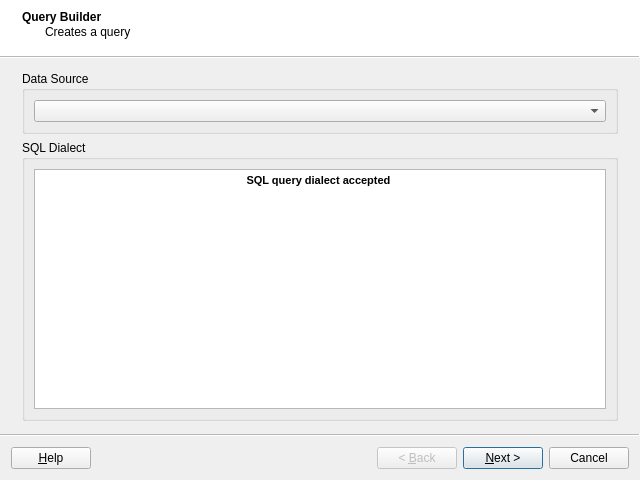
<?xml version="1.0" encoding="UTF-8"?>
<ui version="4.0">
 <class>QueryBuilderWizardForm</class>
 <widget class="QWizard" name="QueryBuilderWizardForm">
  <property name="geometry">
   <rect>
    <x>0</x>
    <y>0</y>
    <width>640</width>
    <height>480</height>
   </rect>
  </property>
  <property name="minimumSize">
   <size>
    <width>640</width>
    <height>480</height>
   </size>
  </property>
  <property name="maximumSize">
   <size>
    <width>640</width>
    <height>480</height>
   </size>
  </property>
  <property name="windowTitle">
   <string>Wizard</string>
  </property>
  <property name="wizardStyle">
   <enum>QWizard::ModernStyle</enum>
  </property>
  <property name="options">
   <set>QWizard::HaveHelpButton|QWizard::IndependentPages</set>
  </property>
  <widget class="QWizardPage" name="m_dataSourceWizardPage">
   <property name="title">
    <string>Query Builder</string>
   </property>
   <property name="subTitle">
    <string>Creates a query</string>
   </property>
   <layout class="QGridLayout" name="gridLayout_3">
    <item row="0" column="0">
     <layout class="QGridLayout" name="gridLayout_2">
      <item row="0" column="0">
       <widget class="QGroupBox" name="groupBox">
        <property name="title">
         <string>Data Source</string>
        </property>
        <layout class="QGridLayout" name="gridLayout_20">
         <item row="0" column="0">
          <widget class="QComboBox" name="m_dataSourceComboBox"/>
         </item>
        </layout>
       </widget>
      </item>
      <item row="1" column="0">
       <layout class="QGridLayout" name="gridLayout">
        <item row="0" column="0">
         <widget class="QGroupBox" name="groupBox_2">
          <property name="title">
           <string>SQL Dialect</string>
          </property>
          <layout class="QGridLayout" name="gridLayout_21">
           <item row="0" column="0">
            <widget class="QTextEdit" name="m_dsSQLDialectTextEdit">
             <property name="documentTitle">
              <string/>
             </property>
             <property name="readOnly">
              <bool>true</bool>
             </property>
             <property name="html">
              <string>&lt;!DOCTYPE HTML PUBLIC &quot;-//W3C//DTD HTML 4.0//EN&quot; &quot;http://www.w3.org/TR/REC-html40/strict.dtd&quot;&gt;
&lt;html&gt;&lt;head&gt;&lt;meta name=&quot;qrichtext&quot; content=&quot;1&quot; /&gt;&lt;style type=&quot;text/css&quot;&gt;
p, li { white-space: pre-wrap; }
&lt;/style&gt;&lt;/head&gt;&lt;body style=&quot; font-family:'MS Shell Dlg 2'; font-size:8.25pt; font-weight:400; font-style:normal;&quot;&gt;
&lt;p align=&quot;center&quot; style=&quot; margin-top:0px; margin-bottom:0px; margin-left:0px; margin-right:0px; -qt-block-indent:0; text-indent:0px;&quot;&gt;&lt;span style=&quot; font-size:8pt; font-weight:600;&quot;&gt;SQL query dialect accepted &lt;/span&gt;&lt;/p&gt;
&lt;p align=&quot;justify&quot; style=&quot;-qt-paragraph-type:empty; margin-top:0px; margin-bottom:0px; margin-left:0px; margin-right:0px; -qt-block-indent:0; text-indent:0px; font-size:8pt;&quot;&gt;&lt;br /&gt;&lt;/p&gt;&lt;/body&gt;&lt;/html&gt;</string>
             </property>
            </widget>
           </item>
          </layout>
         </widget>
        </item>
       </layout>
      </item>
     </layout>
    </item>
   </layout>
  </widget>
  <widget class="QWizardPage" name="m_dataSetWizardPage">
   <property name="title">
    <string>Data Sets (FROM)</string>
   </property>
   <property name="subTitle">
    <string>Select data sets</string>
   </property>
   <layout class="QGridLayout" name="gridLayout_11">
    <item row="0" column="0">
     <layout class="QGridLayout" name="gridLayout_10">
      <item row="0" column="0">
       <widget class="QGroupBox" name="groupBox_6">
        <property name="title">
         <string>Data Set</string>
        </property>
        <layout class="QGridLayout" name="gridLayout_8">
         <item row="0" column="0">
          <layout class="QGridLayout" name="gridLayout_7">
           <item row="0" column="0">
            <layout class="QGridLayout" name="gridLayout_6">
             <item row="0" column="0">
              <layout class="QGridLayout" name="gridLayout_4">
               <item row="0" column="0">
                <widget class="QLabel" name="label_5">
                 <property name="text">
                  <string>Name</string>
                 </property>
                 <property name="alignment">
                  <set>Qt::AlignRight|Qt::AlignTrailing|Qt::AlignVCenter</set>
                 </property>
                </widget>
               </item>
               <item row="1" column="0">
                <widget class="QLabel" name="label_6">
                 <property name="text">
                  <string>Alias</string>
                 </property>
                 <property name="alignment">
                  <set>Qt::AlignRight|Qt::AlignTrailing|Qt::AlignVCenter</set>
                 </property>
                </widget>
               </item>
              </layout>
             </item>
             <item row="0" column="1">
              <layout class="QGridLayout" name="gridLayout_5">
               <item row="0" column="0">
                <widget class="QComboBox" name="m_dataSetComboBox"/>
               </item>
               <item row="1" column="0">
                <widget class="QLineEdit" name="m_dataSetAliasLineEdit">
                 <property name="readOnly">
                  <bool>false</bool>
                 </property>
                </widget>
               </item>
              </layout>
             </item>
            </layout>
           </item>
           <item row="0" column="1">
            <spacer name="horizontalSpacer">
             <property name="orientation">
              <enum>Qt::Horizontal</enum>
             </property>
             <property name="sizeType">
              <enum>QSizePolicy::Minimum</enum>
             </property>
             <property name="sizeHint" stdset="0">
              <size>
               <width>40</width>
               <height>20</height>
              </size>
             </property>
            </spacer>
           </item>
           <item row="0" column="2">
            <layout class="QGridLayout" name="gridLayout_30">
             <item row="0" column="0">
              <widget class="QPushButton" name="m_addDataSetPushButton">
               <property name="text">
                <string/>
               </property>
              </widget>
             </item>
             <item row="1" column="0">
              <widget class="QPushButton" name="m_removeDataSetPushButton">
               <property name="text">
                <string/>
               </property>
              </widget>
             </item>
            </layout>
           </item>
          </layout>
         </item>
        </layout>
       </widget>
      </item>
      <item row="1" column="0">
       <widget class="QGroupBox" name="groupBox_7">
        <property name="title">
         <string/>
        </property>
        <layout class="QGridLayout" name="gridLayout_9">
         <item row="0" column="0">
          <widget class="QTableWidget" name="m_dataSetTableWidget">
           <property name="selectionBehavior">
            <enum>QAbstractItemView::SelectRows</enum>
           </property>
           <attribute name="horizontalHeaderMinimumSectionSize">
            <number>29</number>
           </attribute>
           <attribute name="horizontalHeaderStretchLastSection">
            <bool>true</bool>
           </attribute>
           <column>
            <property name="text">
             <string>Data Set</string>
            </property>
           </column>
           <column>
            <property name="text">
             <string>Alias</string>
            </property>
           </column>
          </widget>
         </item>
        </layout>
       </widget>
      </item>
     </layout>
    </item>
   </layout>
  </widget>
  <widget class="QWizardPage" name="m_propertyWizardPage">
   <property name="title">
    <string>Properties (FIELDS)</string>
   </property>
   <property name="subTitle">
    <string>Select attributes</string>
   </property>
   <layout class="QGridLayout" name="m_propertyGridLayout"/>
  </widget>
  <widget class="QWizardPage" name="m_whereClauseWizardPage">
   <property name="title">
    <string>Where Clause</string>
   </property>
   <property name="subTitle">
    <string>Defines a restriction clause.</string>
   </property>
   <layout class="QGridLayout" name="gridLayout_36">
    <item row="0" column="0">
     <layout class="QGridLayout" name="gridLayout_35">
      <item row="0" column="0">
       <widget class="QGroupBox" name="groupBox_4">
        <property name="title">
         <string>Criteria</string>
        </property>
        <layout class="QGridLayout" name="gridLayout_34">
         <item row="0" column="0">
          <layout class="QGridLayout" name="gridLayout_33">
           <item row="0" column="0">
            <layout class="QGridLayout" name="gridLayout_32">
             <item row="0" column="0">
              <layout class="QGridLayout" name="gridLayout_17">
               <item row="0" column="0">
                <widget class="QLabel" name="label">
                 <property name="minimumSize">
                  <size>
                   <width>100</width>
                   <height>0</height>
                  </size>
                 </property>
                 <property name="maximumSize">
                  <size>
                   <width>100</width>
                   <height>16777215</height>
                  </size>
                 </property>
                 <property name="text">
                  <string>Restrict Value</string>
                 </property>
                 <property name="alignment">
                  <set>Qt::AlignRight|Qt::AlignTrailing|Qt::AlignVCenter</set>
                 </property>
                </widget>
               </item>
               <item row="0" column="1">
                <widget class="QComboBox" name="m_restrictValueComboBox">
                 <property name="sizePolicy">
                  <sizepolicy hsizetype="MinimumExpanding" vsizetype="Fixed">
                   <horstretch>0</horstretch>
                   <verstretch>0</verstretch>
                  </sizepolicy>
                 </property>
                </widget>
               </item>
              </layout>
             </item>
             <item row="1" column="0">
              <layout class="QGridLayout" name="gridLayout_19">
               <item row="0" column="0">
                <widget class="QLabel" name="label_2">
                 <property name="minimumSize">
                  <size>
                   <width>100</width>
                   <height>0</height>
                  </size>
                 </property>
                 <property name="maximumSize">
                  <size>
                   <width>100</width>
                   <height>16777215</height>
                  </size>
                 </property>
                 <property name="text">
                  <string>Operator</string>
                 </property>
                 <property name="alignment">
                  <set>Qt::AlignRight|Qt::AlignTrailing|Qt::AlignVCenter</set>
                 </property>
                </widget>
               </item>
               <item row="0" column="1">
                <widget class="QComboBox" name="m_OperatorComboBox"/>
               </item>
              </layout>
             </item>
             <item row="2" column="0">
              <layout class="QGridLayout" name="gridLayout_12">
               <item row="0" column="0">
                <widget class="QLabel" name="label_3">
                 <property name="minimumSize">
                  <size>
                   <width>100</width>
                   <height>0</height>
                  </size>
                 </property>
                 <property name="maximumSize">
                  <size>
                   <width>100</width>
                   <height>16777215</height>
                  </size>
                 </property>
                 <property name="text">
                  <string>Value</string>
                 </property>
                 <property name="alignment">
                  <set>Qt::AlignRight|Qt::AlignTrailing|Qt::AlignVCenter</set>
                 </property>
                </widget>
               </item>
               <item row="0" column="1">
                <layout class="QGridLayout" name="gridLayout_16">
                 <item row="0" column="0">
                  <layout class="QGridLayout" name="gridLayout_13">
                   <item row="0" column="0">
                    <widget class="QRadioButton" name="m_valuePropertyRadioButton">
                     <property name="text">
                      <string>Property</string>
                     </property>
                    </widget>
                   </item>
                   <item row="1" column="0">
                    <widget class="QRadioButton" name="m_valueValueRadioButton">
                     <property name="text">
                      <string>Value</string>
                     </property>
                    </widget>
                   </item>
                  </layout>
                 </item>
                 <item row="0" column="1">
                  <layout class="QGridLayout" name="gridLayout_15">
                   <item row="1" column="0">
                    <widget class="QComboBox" name="m_valueValueComboBox">
                     <property name="enabled">
                      <bool>false</bool>
                     </property>
                     <property name="minimumSize">
                      <size>
                       <width>200</width>
                       <height>0</height>
                      </size>
                     </property>
                     <property name="editable">
                      <bool>true</bool>
                     </property>
                    </widget>
                   </item>
                   <item row="0" column="0">
                    <widget class="QComboBox" name="m_valuePropertyComboBox">
                     <property name="enabled">
                      <bool>false</bool>
                     </property>
                     <property name="sizePolicy">
                      <sizepolicy hsizetype="MinimumExpanding" vsizetype="Fixed">
                       <horstretch>0</horstretch>
                       <verstretch>0</verstretch>
                      </sizepolicy>
                     </property>
                     <property name="minimumSize">
                      <size>
                       <width>200</width>
                       <height>0</height>
                      </size>
                     </property>
                     <property name="editable">
                      <bool>false</bool>
                     </property>
                    </widget>
                   </item>
                  </layout>
                 </item>
                </layout>
               </item>
              </layout>
             </item>
             <item row="3" column="0">
              <layout class="QGridLayout" name="gridLayout_22">
               <item row="0" column="0">
                <widget class="QLabel" name="label_4">
                 <property name="minimumSize">
                  <size>
                   <width>100</width>
                   <height>0</height>
                  </size>
                 </property>
                 <property name="maximumSize">
                  <size>
                   <width>100</width>
                   <height>16777215</height>
                  </size>
                 </property>
                 <property name="text">
                  <string>Connector</string>
                 </property>
                 <property name="alignment">
                  <set>Qt::AlignRight|Qt::AlignTrailing|Qt::AlignVCenter</set>
                 </property>
                </widget>
               </item>
               <item row="0" column="1">
                <widget class="QComboBox" name="m_connectorComboBox"/>
               </item>
              </layout>
             </item>
            </layout>
           </item>
           <item row="0" column="1">
            <layout class="QGridLayout" name="gridLayout_14">
             <item row="0" column="0">
              <spacer name="verticalSpacer">
               <property name="orientation">
                <enum>Qt::Vertical</enum>
               </property>
               <property name="sizeHint" stdset="0">
                <size>
                 <width>20</width>
                 <height>40</height>
                </size>
               </property>
              </spacer>
             </item>
             <item row="1" column="0">
              <widget class="QPushButton" name="m_addWhereClausePushButton">
               <property name="text">
                <string/>
               </property>
              </widget>
             </item>
             <item row="2" column="0">
              <spacer name="verticalSpacer_3">
               <property name="orientation">
                <enum>Qt::Vertical</enum>
               </property>
               <property name="sizeHint" stdset="0">
                <size>
                 <width>20</width>
                 <height>17</height>
                </size>
               </property>
              </spacer>
             </item>
             <item row="3" column="0">
              <widget class="QPushButton" name="m_removeWhereClausePushButton">
               <property name="text">
                <string/>
               </property>
              </widget>
             </item>
             <item row="4" column="0">
              <spacer name="verticalSpacer_2">
               <property name="orientation">
                <enum>Qt::Vertical</enum>
               </property>
               <property name="sizeHint" stdset="0">
                <size>
                 <width>20</width>
                 <height>40</height>
                </size>
               </property>
              </spacer>
             </item>
            </layout>
           </item>
          </layout>
         </item>
        </layout>
       </widget>
      </item>
      <item row="1" column="0">
       <widget class="QGroupBox" name="groupBox_5">
        <property name="title">
         <string/>
        </property>
        <layout class="QGridLayout" name="gridLayout_18">
         <item row="0" column="0">
          <widget class="QTableWidget" name="m_whereClauseTableWidget">
           <property name="selectionBehavior">
            <enum>QAbstractItemView::SelectRows</enum>
           </property>
           <attribute name="horizontalHeaderMinimumSectionSize">
            <number>29</number>
           </attribute>
           <column>
            <property name="text">
             <string>Property</string>
            </property>
           </column>
           <column>
            <property name="text">
             <string>Operator</string>
            </property>
           </column>
           <column>
            <property name="text">
             <string>Value</string>
            </property>
           </column>
           <column>
            <property name="text">
             <string>Connector</string>
            </property>
           </column>
          </widget>
         </item>
        </layout>
       </widget>
      </item>
     </layout>
    </item>
   </layout>
  </widget>
  <widget class="QWizardPage" name="m_groupByWizardPage">
   <property name="title">
    <string>Group by</string>
   </property>
   <property name="subTitle">
    <string>Creates a grouping.</string>
   </property>
   <layout class="QGridLayout" name="m_groupByGridLayout"/>
  </widget>
  <widget class="QWizardPage" name="m_orderByWizardPage">
   <property name="title">
    <string>Order By</string>
   </property>
   <property name="subTitle">
    <string>Ordering the query result.</string>
   </property>
   <layout class="QGridLayout" name="gridLayout_31">
    <item row="0" column="0">
     <layout class="QGridLayout" name="gridLayout_29">
      <item row="0" column="0">
       <widget class="QGroupBox" name="groupBox_14">
        <property name="title">
         <string>Order</string>
        </property>
        <layout class="QGridLayout" name="gridLayout_27">
         <item row="0" column="0">
          <layout class="QGridLayout" name="gridLayout_26">
           <item row="0" column="0">
            <layout class="QGridLayout" name="gridLayout_25">
             <item row="0" column="0">
              <layout class="QGridLayout" name="gridLayout_23">
               <item row="0" column="0">
                <widget class="QLabel" name="label_12">
                 <property name="text">
                  <string>Property</string>
                 </property>
                 <property name="alignment">
                  <set>Qt::AlignRight|Qt::AlignTrailing|Qt::AlignVCenter</set>
                 </property>
                </widget>
               </item>
               <item row="1" column="0">
                <widget class="QLabel" name="label_13">
                 <property name="text">
                  <string>Order</string>
                 </property>
                 <property name="alignment">
                  <set>Qt::AlignRight|Qt::AlignTrailing|Qt::AlignVCenter</set>
                 </property>
                </widget>
               </item>
              </layout>
             </item>
             <item row="0" column="1">
              <layout class="QGridLayout" name="gridLayout_24">
               <item row="0" column="0">
                <widget class="QComboBox" name="m_orderPropertyComboBox">
                 <property name="sizePolicy">
                  <sizepolicy hsizetype="MinimumExpanding" vsizetype="Fixed">
                   <horstretch>0</horstretch>
                   <verstretch>0</verstretch>
                  </sizepolicy>
                 </property>
                </widget>
               </item>
               <item row="1" column="0">
                <widget class="QComboBox" name="m_orderComboBox">
                 <property name="sizePolicy">
                  <sizepolicy hsizetype="Minimum" vsizetype="Fixed">
                   <horstretch>0</horstretch>
                   <verstretch>0</verstretch>
                  </sizepolicy>
                 </property>
                 <property name="maximumSize">
                  <size>
                   <width>100</width>
                   <height>16777215</height>
                  </size>
                 </property>
                </widget>
               </item>
              </layout>
             </item>
            </layout>
           </item>
           <item row="0" column="1">
            <spacer name="horizontalSpacer_3">
             <property name="orientation">
              <enum>Qt::Horizontal</enum>
             </property>
             <property name="sizeType">
              <enum>QSizePolicy::Minimum</enum>
             </property>
             <property name="sizeHint" stdset="0">
              <size>
               <width>40</width>
               <height>20</height>
              </size>
             </property>
            </spacer>
           </item>
           <item row="0" column="2">
            <layout class="QGridLayout" name="gridLayout_55">
             <item row="0" column="0">
              <widget class="QPushButton" name="m_addOrderPushButton">
               <property name="text">
                <string/>
               </property>
              </widget>
             </item>
             <item row="1" column="0">
              <widget class="QPushButton" name="m_removeOrderPushButton">
               <property name="text">
                <string/>
               </property>
              </widget>
             </item>
            </layout>
           </item>
          </layout>
         </item>
        </layout>
       </widget>
      </item>
      <item row="1" column="0">
       <widget class="QGroupBox" name="groupBox_15">
        <property name="title">
         <string/>
        </property>
        <layout class="QGridLayout" name="gridLayout_28">
         <item row="0" column="0">
          <widget class="QTableWidget" name="m_orderTableWidget">
           <property name="selectionBehavior">
            <enum>QAbstractItemView::SelectRows</enum>
           </property>
           <attribute name="horizontalHeaderMinimumSectionSize">
            <number>29</number>
           </attribute>
           <column>
            <property name="text">
             <string>Property</string>
            </property>
           </column>
           <column>
            <property name="text">
             <string>Order</string>
            </property>
           </column>
          </widget>
         </item>
        </layout>
       </widget>
      </item>
     </layout>
    </item>
   </layout>
  </widget>
 </widget>
 <tabstops>
  <tabstop>m_dataSourceComboBox</tabstop>
  <tabstop>m_dsSQLDialectTextEdit</tabstop>
  <tabstop>m_dataSetComboBox</tabstop>
  <tabstop>m_dataSetAliasLineEdit</tabstop>
  <tabstop>m_addDataSetPushButton</tabstop>
  <tabstop>m_removeDataSetPushButton</tabstop>
  <tabstop>m_dataSetTableWidget</tabstop>
  <tabstop>m_restrictValueComboBox</tabstop>
  <tabstop>m_valuePropertyComboBox</tabstop>
  <tabstop>m_addWhereClausePushButton</tabstop>
  <tabstop>m_removeWhereClausePushButton</tabstop>
  <tabstop>m_whereClauseTableWidget</tabstop>
  <tabstop>m_orderPropertyComboBox</tabstop>
  <tabstop>m_orderComboBox</tabstop>
  <tabstop>m_addOrderPushButton</tabstop>
  <tabstop>m_removeOrderPushButton</tabstop>
  <tabstop>m_orderTableWidget</tabstop>
 </tabstops>
 <resources/>
 <connections>
  <connection>
   <sender>m_valuePropertyRadioButton</sender>
   <signal>toggled(bool)</signal>
   <receiver>m_valuePropertyComboBox</receiver>
   <slot>setEnabled(bool)</slot>
   <hints>
    <hint type="sourcelabel">
     <x>98</x>
     <y>215</y>
    </hint>
    <hint type="destinationlabel">
     <x>143</x>
     <y>215</y>
    </hint>
   </hints>
  </connection>
  <connection>
   <sender>m_valueValueRadioButton</sender>
   <signal>toggled(bool)</signal>
   <receiver>m_valueValueComboBox</receiver>
   <slot>setEnabled(bool)</slot>
   <hints>
    <hint type="sourcelabel">
     <x>102</x>
     <y>239</y>
    </hint>
    <hint type="destinationlabel">
     <x>142</x>
     <y>238</y>
    </hint>
   </hints>
  </connection>
 </connections>
</ui>
